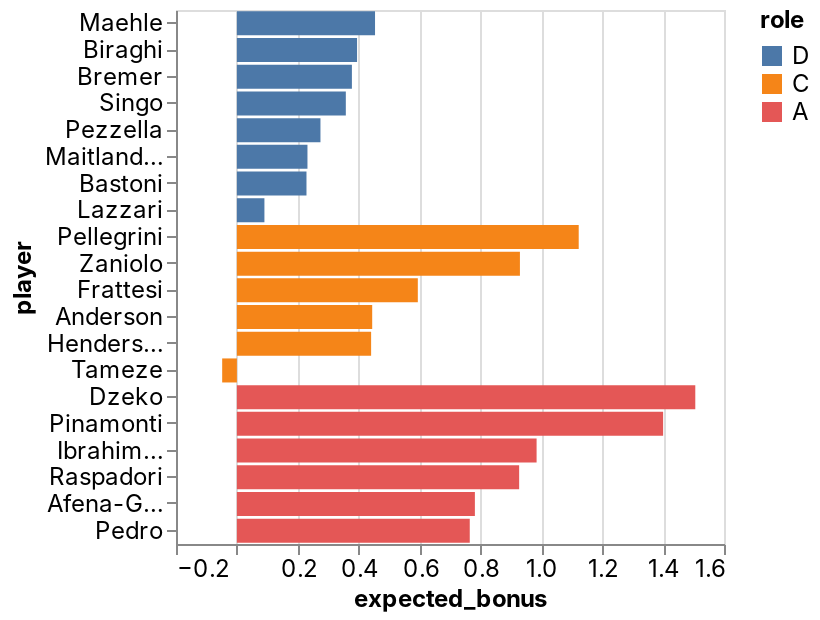

Write notebook code for a chart like this one.
### Code cell
_deepnote_run_altair(team, """{"$schema":"https://vega.github.io/schema/vega-lite/v4.json","mark":{"type":"bar","tooltip":{"content":"data"}},"height":220,"autosize":{"type":"fit"},"data":{"name":"placeholder"},"encoding":{"x":{"field":"expected_bonus","type":"quantitative","sort":null,"scale":{"type":"linear","zero":false}},"y":{"field":"player","type":"nominal","sort":null,"scale":{"type":"linear","zero":true}},"color":{"field":"role","type":"nominal","sort":null,"scale":{"type":"linear","zero":false}}}}""")

### Figure 1 — Vega-Lite specification as saved in the notebook (floating-point values rounded to 4 significant figures)
{"config": {"view": {"continuousWidth": 400, "continuousHeight": 300}, "area": {"fill": "#51C0E9"}, "axis": {"labelFont": "Inter, sans-serif", "labelFontSize": 12, "labelFontWeight": "normal", "labelLimit": 60, "labelOverlap": "greedy", "titleFont": "Inter, sans-serif", "titleFontSize": 12, "titleFontWeight": "bold"}, "background": "#ffffff", "legend": {"labelFont": "Inter, sans-serif", "labelFontSize": 12, "titleFont": "Inter, sans-serif", "titleFontSize": 12, "titleFontWeight": "bold"}, "line": {"stroke": "#51C0E9", "strokeWidth": 2}, "rect": {"fill": "#51C0E9"}, "title": {"anchor": "start", "color": "#000000", "font": "Inter, sans-serif", "fontSize": 22, "fontWeight": "normal"}}, "data": {"name": "data-5c3db23f8a153107d39c1f676279b8ff"}, "mark": {"type": "bar", "tooltip": {"content": "data"}}, "autosize": {"type": "fit"}, "encoding": {"color": {"type": "nominal", "field": "role", "scale": {"type": "linear", "zero": false}, "sort": null}, "x": {"type": "quantitative", "field": "expected_bonus", "scale": {"type": "linear", "zero": false}, "sort": null}, "y": {"type": "nominal", "field": "player", "scale": {"type": "linear", "zero": true}, "sort": null}}, "height": 300, "width": "container", "$schema": "https://vega.github.io/schema/vega-lite/v4.json", "datasets": {"data-5c3db23f8a153107d39c1f676279b8ff": [{"fanta_team": "Rione Monti", "role": "D", "player": "Maehle", "team": "Atalanta", "opponent": "Cagliari", "date": "2022-02-06T00:00:00", "expected_bonus": 0.4538}, {"fanta_team": "Rione Monti", "role": "D", "player": "Biraghi", "team": "Fiorentina", "opponent": "Lazio", "date": "2022-02-05T00:00:00", "expected_bonus": 0.3947}, {"fanta_team": "Rione Monti", "role": "D", "player": "Bremer", "team": "Torino", "opponent": "Udinese", "date": "2022-02-06T00:00:00", "expected_bonus": 0.3778}, {"fanta_team": "Rione Monti", "role": "D", "player": "Singo", "team": "Torino", "opponent": "Udinese", "date": "2022-02-06T00:00:00", "expected_bonus": 0.3578}, {"fanta_team": "Rione Monti", "role": "D", "player": "Pezzella", "team": "Atalanta", "opponent": "Cagliari", "date": "2022-02-06T00:00:00", "expected_bonus": 0.2745}, {"fanta_team": "Rione Monti", "role": "D", "player": "Maitland-Niles", "team": "Roma", "opponent": "Genoa", "date": "2022-02-05T00:00:00", "expected_bonus": 0.2318}, {"fanta_team": "Rione Monti", "role": "D", "player": "Bastoni", "team": "Spezia", "opponent": "Salernitana", "date": "2022-02-07T00:00:00", "expected_bonus": 0.2286}, {"fanta_team": "Rione Monti", "role": "D", "player": "Lazzari", "team": "Lazio", "opponent": "Fiorentina", "date": "2022-02-05T00:00:00", "expected_bonus": 0.09043}, {"fanta_team": "Rione Monti", "role": "C", "player": "Pellegrini", "team": "Roma", "opponent": "Genoa", "date": "2022-02-05T00:00:00", "expected_bonus": 1.123}, {"fanta_team": "Rione Monti", "role": "C", "player": "Zaniolo", "team": "Roma", "opponent": "Genoa", "date": "2022-02-05T00:00:00", "expected_bonus": 0.9297}, {"fanta_team": "Rione Monti", "role": "C", "player": "Frattesi", "team": "Sassuolo", "opponent": "Sampdoria", "date": "2022-02-06T00:00:00", "expected_bonus": 0.5943}, {"fanta_team": "Rione Monti", "role": "C", "player": "Anderson", "team": "Lazio", "opponent": "Fiorentina", "date": "2022-02-05T00:00:00", "expected_bonus": 0.4444}, {"fanta_team": "Rione Monti", "role": "C", "player": "Henderson", "team": "Empoli", "opponent": "Bologna", "date": "2022-02-06T00:00:00", "expected_bonus": 0.4409}, {"fanta_team": "Rione Monti", "role": "C", "player": "Tameze", "team": "Verona", "opponent": "Juventus", "date": "2022-02-06T00:00:00", "expected_bonus": -0.04831}, {"fanta_team": "Rione Monti", "role": "A", "player": "Dzeko", "team": "Inter", "opponent": "AC Milan", "date": "2022-02-05T00:00:00", "expected_bonus": 1.506}, {"fanta_team": "Rione Monti", "role": "A", "player": "Pinamonti", "team": "Empoli", "opponent": "Bologna", "date": "2022-02-06T00:00:00", "expected_bonus": 1.4}, {"fanta_team": "Rione Monti", "role": "A", "player": "Ibrahimovic", "team": "AC Milan", "opponent": "Inter", "date": "2022-02-05T00:00:00", "expected_bonus": 0.9844}, {"fanta_team": "Rione Monti", "role": "A", "player": "Raspadori", "team": "Sassuolo", "opponent": "Sampdoria", "date": "2022-02-06T00:00:00", "expected_bonus": 0.9271}, {"fanta_team": "Rione Monti", "role": "A", "player": "Afena-Gyan", "team": "Roma", "opponent": "Genoa", "date": "2022-02-05T00:00:00", "expected_bonus": 0.7817}, {"fanta_team": "Rione Monti", "role": "A", "player": "Pedro", "team": "Lazio", "opponent": "Fiorentina", "date": "2022-02-05T00:00:00", "expected_bonus": 0.7649}]}}
